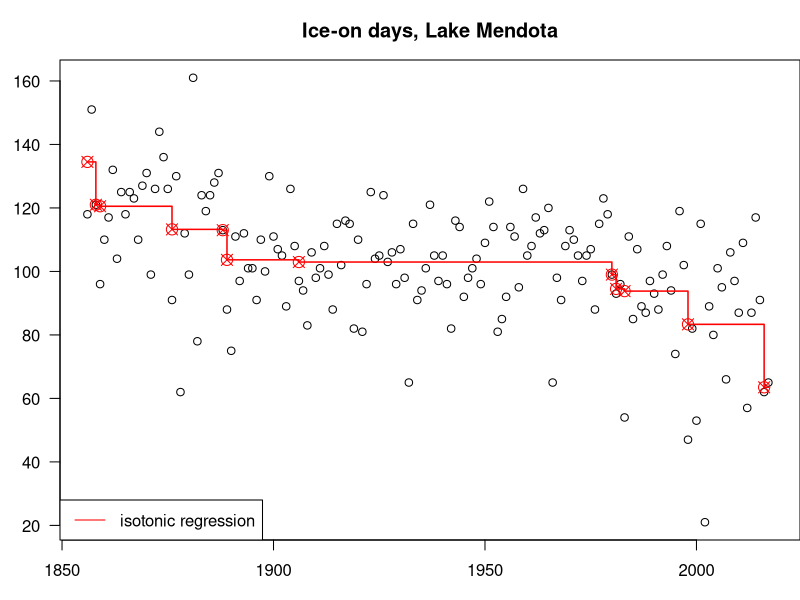

Write the R code that produced this figure.

# Here's a try at computing the probability that the latent means in an regression problem are isotonic
# with app to Mendota Ice

rm(list=ls())
dat <- read.csv("MendotaIce.csv",header=TRUE)

x0 <- 2018 - dat$WINTER   # so we can consider non-decreasing
y0 <- dat$DAYS
 
ok <- !is.na(y0)   # clean data
x <- x0[ok] ; y <- y0[ok]
fit <- isoreg( x, y )

fit$x <- dat$WINTER[ok]
par( mar=c(3,3,3,0))
plot(fit, main="Ice-on days, Lake Mendota", xlab="year", ylab="days", las=1 )
legend( "bottomleft", legend="isotonic regression", lwd=1, col="red" )
